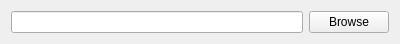
<?xml version="1.0" encoding="UTF-8"?>
<ui version="4.0">
 <class>CFrmBrowseFile</class>
 <widget class="QWidget" name="CFrmBrowseFile">
  <property name="geometry">
   <rect>
    <x>0</x>
    <y>0</y>
    <width>400</width>
    <height>40</height>
   </rect>
  </property>
  <property name="windowTitle">
   <string/>
  </property>
  <property name="windowOpacity">
   <double>1.000000000000000</double>
  </property>
  <property name="autoFillBackground">
   <bool>true</bool>
  </property>
  <layout class="QGridLayout" name="gridLayout">
   <item row="0" column="0">
    <widget class="QLineEdit" name="leFile"/>
   </item>
   <item row="0" column="1">
    <widget class="QPushButton" name="pbBrowse">
     <property name="text">
      <string>Browse</string>
     </property>
    </widget>
   </item>
  </layout>
 </widget>
 <resources/>
 <connections/>
</ui>
